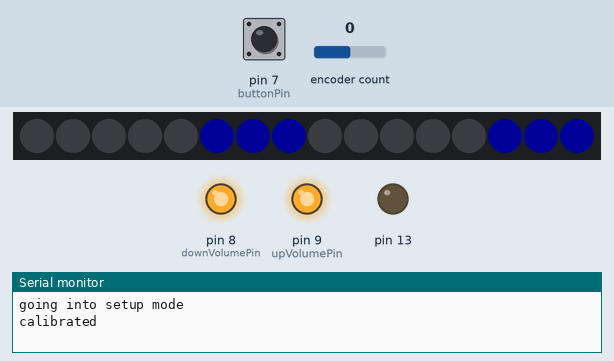
Recording of a sketch running on a simulated Arduino Uno, built with avr-gcc and run on an emulated ATmega328P. Parts: 16 RGB LEDs in strip order, left to right, output pins drawn as LEDs (lit = HIGH), the last lines printed to the serial monitor. The inputs (shaded band) are chosen by the test bench; at power-on: pin 7 (buttonPin) HIGH, encoder count 0. Dim RGB values are drawn brighter than linear.

Above: at 7.4 s.
7.5 s: pin 7 (buttonPin) pulled LOW for 0.15 s
At 7.79 s:
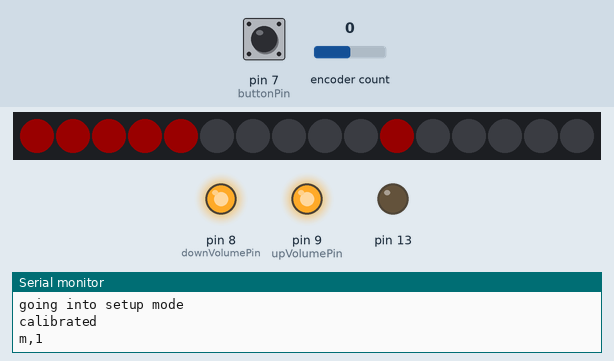
8.2 s: pin 7 (buttonPin) pulled LOW for 1 s
At 8.39 s:
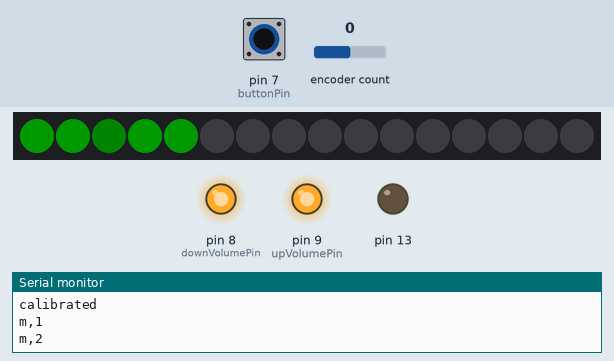
At 11.4 s:
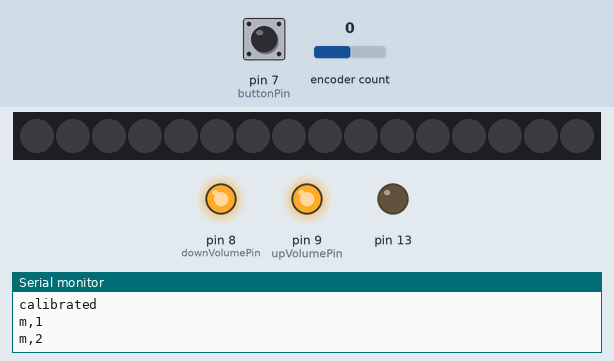
Timing chart, 0 to 12.9 s (numbered marks = the images above; inputs shaded):
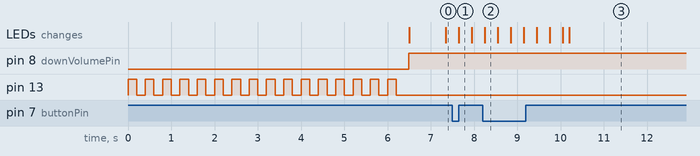

The sketch:

encoder_display.ino
```cpp
//Import Libraries
#include <Adafruit_NeoPixel.h>
#include <Encoder.h>
#include <SPI.h>

// green = GROUND
// gray = GROUND
// purple = 5V

// LED.Ring
#define PIN 6               // white
Adafruit_NeoPixel strip = Adafruit_NeoPixel(16, PIN, NEO_GRB + NEO_KHZ800);

// Rotary Encoder
const int buttonPin = 7;   // orange
const int encoderPinL = 5; // yellow
const int encoderPinR = 3; // blue
Encoder myEnc(encoderPinL, encoderPinR);

int totalRotarySteps = 50;
int currentRotary = 0;

long previousMillis = 0;
long interval = 4000;
long oldPosition  = -999;
boolean on = false;

// Button State
int buttonPushCounter = 0;   // counter for the number of button presses
int buttonState = 0;         // current state of the button
int lastButtonState = 0;     // previous state of the button
int mode = 0;
int totalModes = 3;

int red = 0;
int green = 0;
int blue = 0;

// stuff for the transistors and BT board
int downVolumePin = 8;
int upVolumePin = 9;

int targetVolume = 0;
int currentVolume = 32;
const int maxVolume = 32;

const int buttonInterval = 200;
unsigned long buttonStamp = 0;

boolean buttonPressed = false;

unsigned long animationStamp = 0;
int animationInterval = 2000;
boolean isAnimating = true;

float glow = 0;
float glowStep = 0;

float animateRotStep = 0.004;
float animateRot = 0;

//////////////////////////////
//////////////////////////////
//////////////////////////////

void setup() {
  pinMode(buttonPin, INPUT);
  Serial.begin(9600);

  // LEDs
  strip.begin();
  strip.setBrightness(25);
  display(0); // MODE 0 is normal speaker mode (ignore RSSI)

  pinMode(upVolumePin,OUTPUT);
  pinMode(downVolumePin,OUTPUT);
  digitalWrite(upVolumePin,HIGH);
  digitalWrite(downVolumePin,HIGH);

  pinMode(13,OUTPUT);
  digitalWrite(13,LOW);

  float fill = 0;
  float stepSize = 1;

  Serial.println("going into setup mode");

  while(currentVolume>0){
    updateVolume();
    if((millis()/200)%2==0){
      digitalWrite(13,HIGH);
    }
    else{
      digitalWrite(13,LOW);
    }

    clear();
    for(int i = 0; i<17; i++){
      strip.setPixelColor(i, (int)fill, (int)fill, (int)fill);
    }
    strip.show();

    fill += stepSize;
    if(fill>255 || fill<0){
      stepSize*=-1;
      fill+=stepSize;
    }
  }
  Serial.println("calibrated");
  initAnimation();
}

//////////////////////////////
//////////////////////////////
//////////////////////////////

void loop() {

  checkSerial();

  // physical input stuff
  // notice we only write to the LEDs if a value has changed, using display()
  checkKnob();
  checkButton();
  updateVolume();
  updateAnimation();
}

//////////////////////////////
//////////////////////////////
//////////////////////////////

void checkSerial(){
  if(Serial.available()>=3){

    int tempTargetVolume = Serial.read();

    tempTargetVolume = (int) map(tempTargetVolume,0,127,0,maxVolume);

    int newMode = Serial.read();

    int newRotaryValue = Serial.read();

    if(newMode!=mode){
      mode = newMode;
      display(mode);
    }
    updateKnob(newRotaryValue,false);

    if(mode==1){
      setTargetVolume(tempTargetVolume);
    }
    else if(mode==2){
      setTargetVolume(maxVolume-tempTargetVolume);
    }
//    while(Serial.available()>0){
//      byte trash = Serial.read();
//    }
  }
}

//////////////////////////////
//////////////////////////////
//////////////////////////////

void checkButton(){
  buttonState = digitalRead(buttonPin);
  if (buttonState==LOW && buttonState!=lastButtonState) {
   int tempMode = (mode+1)%totalModes;
   if(tempMode!=mode){
     Serial.print("m,");
     Serial.println(tempMode);
     display(tempMode);
   }
   mode = tempMode;
  }
  lastButtonState = buttonState;
}

//////////////////////////////
//////////////////////////////
//////////////////////////////

void checkKnob(){
  long newPosition = myEnc.read();
  unsigned long currentMillis = millis();

  if(newPosition != oldPosition && newPosition > oldPosition+1){
    updateKnob(currentRotary-1,true);
    oldPosition = newPosition;
  }
  else if(newPosition != oldPosition && newPosition < oldPosition-1){
    updateKnob(currentRotary+1,true);
    oldPosition = newPosition;
  }
}

//////////////////////////////
//////////////////////////////
//////////////////////////////

void updateKnob(int tempRotVal,boolean internal){
  if(tempRotVal>totalRotarySteps){
    tempRotVal = totalRotarySteps;
  }
  else if(tempRotVal<0){
    tempRotVal = 0;
  }
  if(tempRotVal!=currentRotary){
    if(internal){
      Serial.print("v,");
      Serial.println(tempRotVal);
    }
    display(-1); // just update the position, not the color
  }
  currentRotary = tempRotVal;
}

//////////////////////////////
//////////////////////////////
//////////////////////////////

void setTargetVolume(int tempTarget){
  // set the maximum volume to be where the rotary encoder is
  int tempMaxVolume = (int) map(currentRotary,0,totalRotarySteps,0,maxVolume);
  if(tempTarget>tempMaxVolume){
    tempTarget = tempMaxVolume;
  }
  targetVolume = tempTarget;
}

//////////////////////////////
//////////////////////////////
//////////////////////////////

void updateVolume(){
  if(mode==0){
    targetVolume = map(currentRotary,0,totalRotarySteps,0,maxVolume);
  }
  else{
    int tempMaxVolume = (int) map(currentRotary,0,totalRotarySteps,0,maxVolume);
    if(targetVolume>tempMaxVolume){
      targetVolume = tempMaxVolume;
    }
  }
  if(!buttonPressed && currentVolume!=targetVolume){
    buttonStamp = millis();
    buttonPressed = true;
    if(currentVolume<targetVolume){
      digitalWrite(upVolumePin,LOW);
      digitalWrite(downVolumePin,HIGH);
      currentVolume++;
      if(currentVolume>maxVolume){
        currentVolume = maxVolume;
      }
    }
    else if(currentVolume>targetVolume){
      digitalWrite(upVolumePin,HIGH);
      digitalWrite(downVolumePin,LOW);
      currentVolume--;
      if(currentVolume<0){
        currentVolume = 0;
      }
    }
  }
  else if(buttonPressed && buttonStamp+buttonInterval<millis()){
    buttonPressed = false;
    digitalWrite(upVolumePin,HIGH);
    digitalWrite(downVolumePin,HIGH);
  }
}

//////////////////////////////
//////////////////////////////
//////////////////////////////

void updateAnimation(){
  if(animationStamp+animationInterval>millis()){
    // show the animation stuff
    animate();
  }
  else if(isAnimating){
    showVolumeMeter();
    isAnimating = false;
  }
}

//////////////////////////////
//////////////////////////////
//////////////////////////////

void animate(){
  clear();

  int animateOffset = (sin(animateRot)+1)*2; // sine wave from 0-4;
  animateRot += animateRotStep;

  int totalLeds = 17;
  int thingWidth = 3;

  glow += glowStep;
  if(glow>1){
    glow = 1;
    glowStep *= -1;
  }
  if(glow<0){
    glow = 0;
    glowStep *= -1;
  }

  if(mode==0){
    int totalLeds = 17;
    float r = red;
    float g = green;
    float b = blue;
    for(int i = animateOffset-thingWidth; i<animateOffset; i++){
      int index = (i+6)%totalLeds;
      if(index<0){
        index = (i+6)+totalLeds;
      }
      strip.setPixelColor(index, (int)r, (int)g, (int)b);
    }
    for(int i = animateOffset+(totalLeds/2)-thingWidth; i<animateOffset+(totalLeds/2); i++){
      int index = (i+6)%totalLeds;
      if(i<0){
        index = (i+6)+totalLeds;
      }
      strip.setPixelColor(index, (int)r, (int)g, (int)b);
    }
  }
  else if(mode==1){
    for(int i = animateOffset-thingWidth; i<animateOffset+thingWidth; i++){
      int index = i%totalLeds;
      if(i<0){
        index = i+totalLeds;
      }
      strip.setPixelColor(index, red, green, blue);
    }
    int i = animateOffset+totalLeds/2;
    int index = i;
    if(i>0){
      index = i%totalLeds;
    }
    else{
      index = i+totalLeds;
    }
    float r = ((float)red) * glow;
    float g = ((float)green) * glow;
    float b = ((float)blue) * glow;
    strip.setPixelColor(index, (int)r, (int)g, (int)b);

  }
  else if(mode==2){
    int count = 0;
    for(int i = animateOffset-thingWidth; i<animateOffset+thingWidth; i++){
      int index = i%totalLeds;
      if(i<0){
        index = i+totalLeds;
      }
      if(count==thingWidth){
        float r = ((float)red) * glow;
        float g = ((float)green) * glow;
        float b = ((float)blue) * glow;
        strip.setPixelColor(index, (int)r, (int)g, (int)b);
      }
      else{
        strip.setPixelColor(index, red, green, blue);
      }
      count++;
    }
  }

  strip.show();
}

//////////////////////////////
//////////////////////////////
//////////////////////////////

void initAnimation(){
  animationStamp = millis();
  animateRot = 0;
  glow = 0;
  glowStep = 0.01;
  clear();
  strip.show();
  isAnimating = true;
}

//////////////////////////////
//////////////////////////////
//////////////////////////////

void display(int a){

  // green is NORMAL
  // red is FILL
  // green is FOLLOW

  if(a == 0){
    red = 0;
    green = 0;
    blue = 255;
    initAnimation();
  }
  else if(a == 1){
    red = 255;
    green = 0;
    blue = 0;
    initAnimation();
  }
  else if(a == 2){
    red = 0;
    green = 255;
    blue = 0;
    initAnimation();
  }
  else if(a<0 && !isAnimating){
    showVolumeMeter();
  }
}

void showVolumeMeter(){
  clear();
  int pixelAmount = (int)map(totalRotarySteps-currentRotary,0,totalRotarySteps,0,17);
  for(int i = 16; i>=pixelAmount; i--){
    strip.setPixelColor(i, red, green, blue);
  }
  for(int i = 0; i<pixelAmount; i++){
    strip.setPixelColor(i, 0, 0, 0);
  }

  strip.show();
}

void clear(){
    for(int i = 0; i<=16; i++){
      strip.setPixelColor(i, 0, 0, 0);
    }
}
```

Measured:
- after the input at 7.5 s, the LEDs: change after 0.15 s (image 1)
- after the input at 8.2 s, the LEDs: change after 0.05 s (image 2)
